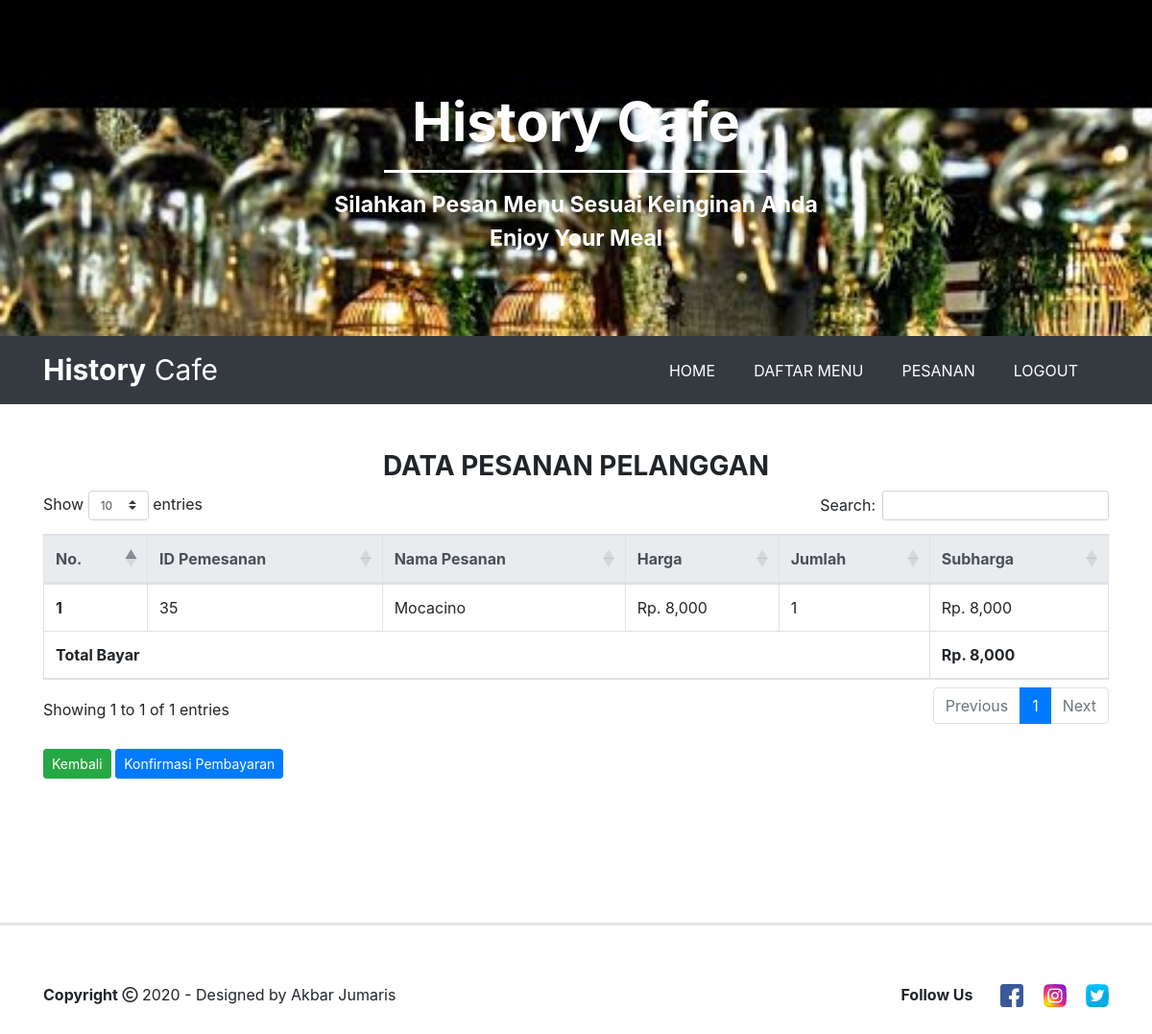
The app's page /detail_pesanan.php?id=46 (signed in) with its own data.
### tables this page shows
CREATE TABLE `pemesanan_produk` (
  `id_pemesanan_produk` int(50) NOT NULL,
  `id_pemesanan` int(50) NOT NULL,
  `id_menu` varchar(50) NOT NULL,
  `jumlah` int(50) NOT NULL
);

CREATE TABLE `produk` (
  `id_menu` int(50) NOT NULL,
  `nama_menu` varchar(50) NOT NULL,
  `jenis_menu` varchar(50) NOT NULL,
  `stok` int(50) NOT NULL,
  `harga` int(50) NOT NULL,
  `gambar` varchar(100) NOT NULL
);

### detail_pesanan.php (the view, shortened to what this page needs)
<?php
    include('koneksi.php');
      if(!isset($_SESSION['login_user'])) {
        header("location: login.php");
      }else{
?>
<!doctype html>
<html lang="en">
  <head>
    <link rel="stylesheet" href="https://stackpath.bootstrapcdn.com/bootstrap/4.5.0/css/bootstrap.min.css">
    <link rel="stylesheet" type="text/css" href="css/bootstrap.min.css">
    <link rel="stylesheet" type="text/css" href="index.css">
    <link rel="stylesheet" type="text/css" href="fontawesome/css/all.min.css">
    <link rel="stylesheet" type="text/css" href="https://cdnjs.cloudflare.com/ajax/libs/twitter-bootstrap/4.1.3/css/bootstrap.css">
    <link rel="stylesheet" type="text/css" href="https://cdn.datatables.net/1.10.21/css/dataTables.bootstrap4.min.css">
  </head>
  <body>
      <div class="jumbotron jumbotron-fluid text-center">
        <div class="container">
          <h1 class="display-4"><span class="font-weight-bold">History Cafe</span></h1>
          <hr>
          <p class="lead font-weight-bold">Silahkan Pesan Menu Sesuai Keinginan Anda <br>
          Enjoy Your Meal</p>
        </div>
      </div>
      <nav class="navbar navbar-expand-lg  bg-dark">
        <div class="container">
        <a class="navbar-brand text-white" href="admin.php"><strong>History</strong> Cafe</a>
        <div class="collapse navbar-collapse" id="navbarNav">
          <ul class="navbar-nav ml-auto">
            <li class="nav-item">
              <a class="nav-link mr-4" href="admin.php">HOME</a>
            </li>
            <li class="nav-item">
              <a class="nav-link mr-4" href="daftar_menu.php">DAFTAR MENU</a>
            </li>
            <li class="nav-item">
              <a class="nav-link mr-4" href="pesanan.php">PESANAN</a>
            </li>
            <li class="nav-item">
              <a class="nav-link mr-4" href="logout.php">LOGOUT</a>
            </li>
          </ul>
        </div>
       </div>
      </nav>
    <div class="container">
      <div class="judul-pesanan mt-5">
        <h3 class="text-center font-weight-bold">DATA PESANAN PELANGGAN</h3>
      </div>
      <table class="table table-bordered" id="example">
        <thead class="thead-light">
          <tr>
            <th scope="col">No.</th>
            <th scope="col">ID Pemesanan</th>
            <th scope="col">Nama Pesanan</th>
            <th scope="col">Harga</th>
            <th scope="col">Jumlah</th>
            <th scope="col">Subharga</th>
          </tr>
        </thead>
        <tbody>
          <?php $nomor=1; ?>
          <?php $totalbelanja = 0; ?>
          <?php
              $ambil = $koneksi->query("SELECT * FROM pemesanan_produk JOIN produk ON pemesanan_produk.id_menu=produk.id_menu
                WHERE pemesanan_produk.id_pemesanan='$_GET[id]'");
           ?>
           <?php while ($pecah=$ambil->fetch_assoc()) { ?>
           <?php $subharga1=$pecah['harga']*$pecah['jumlah']; ?>
          <tr>
            <th scope="row"><?php echo $nomor; ?></th>
            <td><?php echo $pecah['id_pemesanan_produk']; ?></td>
            <td><?php echo $pecah['nama_menu']; ?></td>
            <td>Rp. <?php echo number_format($pecah['harga']); ?></td>
            <td><?php echo $pecah['jumlah']; ?></td>
            <td>
              Rp. <?php echo number_format($pecah['harga']*$pecah['jumlah']); ?>
            </td>
          </tr>
          <?php $nomor++; ?>
          <?php $totalbelanja+=$subharga1; ?>
          <?php } ?>
        </tbody>
         <tfoot>
          <tr>
            <th colspan="5">Total Bayar</th>
            <th>Rp. <?php echo number_format($totalbelanja) ?></th>
          </tr>
        </tfoot>
      </table><br>
      <form method="POST" action="">
        <a href="pesanan.php" class="btn btn-success btn-sm">Kembali</a>
        <button class="btn btn-primary btn-sm" name="bayar">Konfirmasi Pembayaran</button>
      </form>
    </div>
      <hr class="footer">
      <div class="container">
        <div class="row footer-body">
          <div class="col-md-6">
          <div class="copyright">
            <strong>Copyright</strong> <i class="far fa-copyright"></i> 2020 -  Designed by Akbar Jumaris</p>
          </div>
          </div>
          <div class="col-md-6 d-flex justify-content-end">
          <div class="icon-contact">
          <label class="font-weight-bold">Follow Us </label>
          <a href="#"><img src="images/icon/fb.png" class="mr-3 ml-4" data-toggle="tooltip" title="Facebook"></a>
          <a href="#"><img src="images/icon/ig.png" class="mr-3" data-toggle="tooltip" title="Instagram"></a>
          <a href="#"><img src="images/icon/twitter.png" class="" data-toggle="tooltip" title="Twitter"></a>
        </div>
          </div>
        </div>
      </div>
  </body>
</html>
<?php } ?>

### index.css (style rules this page uses)
html { scroll-behavior: smooth; }
.jumbotron { background-image: url(images/Background/bg9.jpg); background-size: cover; height: 350px; width: 100%; color: white; }
.jumbotron .display-4 { margin-top: 30px; }
.jumbotron p { font-size: 23px; }
.jumbotron hr { border-color: white; width: 400px; border-width: 3px; }
.navbar { margin-top: -32px; }
.navbar .navbar-nav .nav-link { color: white; }
.navbar .navbar-brand { font-size: 30px; }
.footer { margin-top: 150px; border-width: 3px; }
.footer-body { margin-top: 60px; margin-bottom: 50px; }

### records on screen
pemesanan_produk: id_pemesanan_produk "35", id_menu.nama_menu "Mocacino", id_menu.harga "8,000", jumlah "1", $pecah['harga']*$pecah['jumlah'] "8,000"

### other values on screen
$totalbelanja "8,000"
